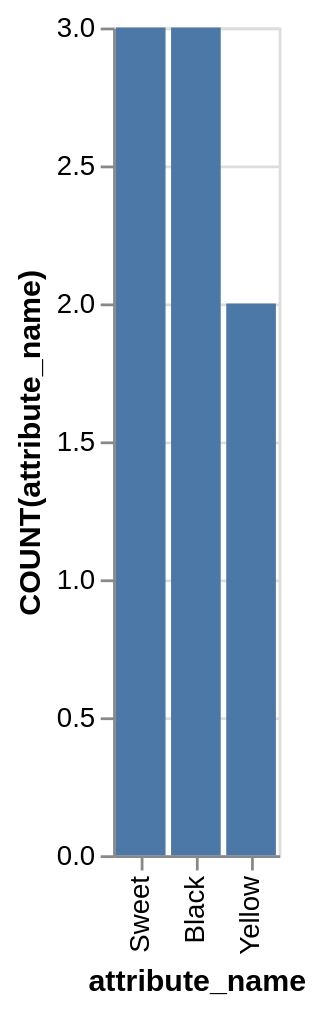

Here is the Vega-Lite specification saved for this chart:
### Vega-Lite specification from a JSON file in a GitHub repository (floating-point values rounded to 4 significant figures)
{"data": {"values": [{"x_data": "Sweet", "y_data": 3}, {"x_data": "Black", "y_data": 3}, {"x_data": "Yellow", "y_data": 2}]}, "mark": "bar", "encoding": {"x": {"field": "x_data", "type": "nominal", "title": "attribute_name", "sort": {"op": "sum", "field": "y_data", "order": "descending"}}, "y": {"field": "y_data", "type": "quantitative", "title": "COUNT(attribute_name)"}}}
